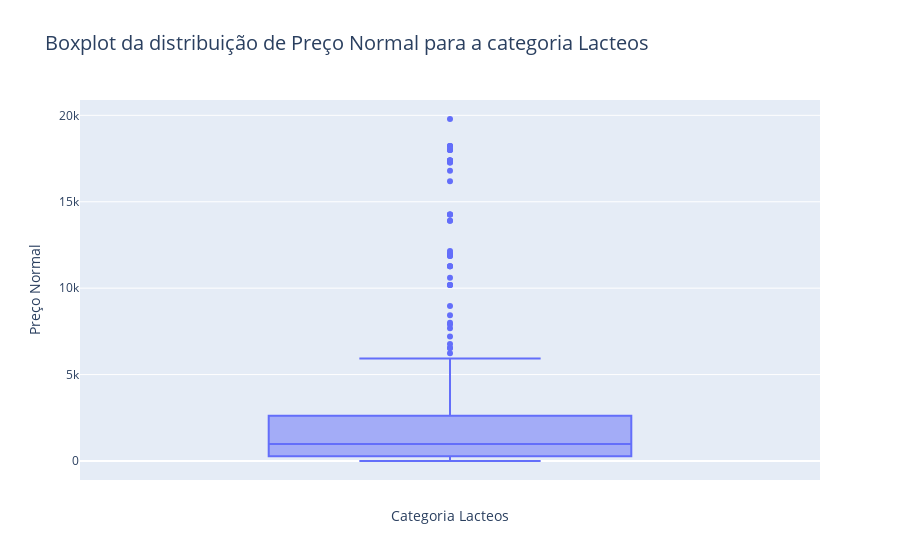

Notebook code cell kept with this figure:
### Markdown cell above
# 3 - Plot um boxplot da distribuição do Preco_Normal para a categoria que você identificou que tem o maior desvio padrão. Como é a distribuição desses dados segundo o boxplot? Você identifica muitos outliers?

### Code cell
# Filtrar apenas os dados da categoria 'lacteos'
df_lacteos = df[df['Categoria'] == 'lacteos']

# Criar o boxplot
fig = px.box(df_lacteos, y='Preco_Normal', title='Boxplot da distribuição de Preço Normal para a categoria Lacteos')
fig.update_layout(
    yaxis_title='Preço Normal',
    xaxis_title='Categoria Lacteos',  
    title_font_size=20,  
    showlegend=False)

fig.show()

### Figure 1 — Plotly figure (JSON) as saved in the notebook; plotly's stock layout.template omitted (floating-point values rounded to 4 significant figures; data arrays with more than 128 entries replaced by an {"elided": "..."} marker saying what was removed)
{"data": [{"alignmentgroup": "True", "hovertemplate": "Preco_Normal=%{y}<extra></extra>", "legendgroup": "", "marker": {"color": "#636efa"}, "name": "", "notched": false, "offsetgroup": "", "orientation": "v", "showlegend": false, "type": "box", "x0": " ", "xaxis": "x", "y": {"elided": "447 int values"}, "y0": " ", "yaxis": "y"}], "layout": {"boxmode": "group", "legend": {"tracegroupgap": 0}, "showlegend": false, "title": {"font": {"size": 20}, "text": "Boxplot da distribuição de Preço Normal para a categoria Lacteos"}, "xaxis": {"anchor": "y", "domain": [0, 1], "title": {"text": "Categoria Lacteos"}}, "yaxis": {"anchor": "x", "domain": [0, 1], "title": {"text": "Preço Normal"}}}}
